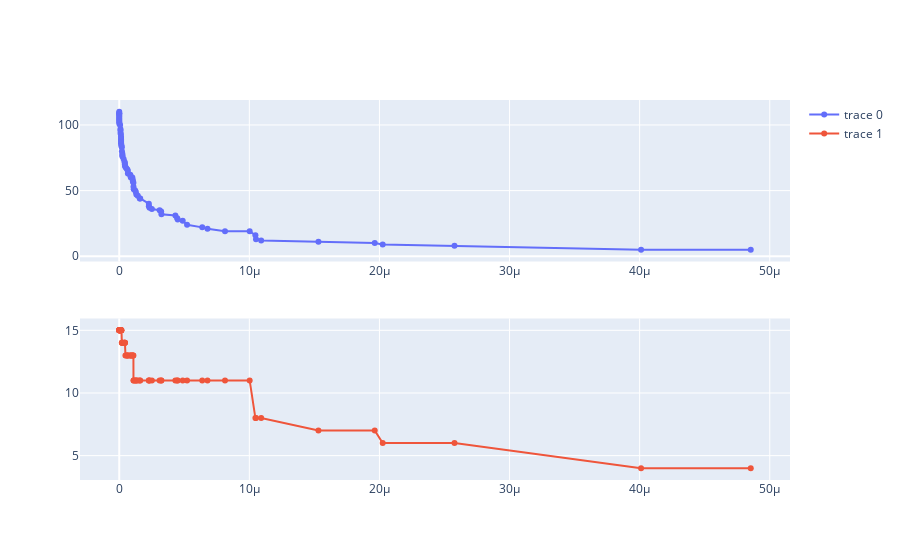

This figure's notebook cell:
### Code cell
clfs = []
for ccp_alpha in ccp_alphas:
    clf = DecisionTreeRegressor(ccp_alpha=ccp_alpha)
    clf.fit(X_train, y_train)
    clfs.append(clf)
clfs = clfs[:-1]
ccp_alphas = ccp_alphas[:-1]

node_counts = [clf.get_n_leaves() for clf in clfs]
depth = [clf.tree_.max_depth for clf in clfs]
fig = make_subplots(rows=2, cols=1)
fig.add_trace(
    go.Scatter(x=ccp_alphas, y=node_counts, mode='lines+markers'),
    row=1, col=1
)

fig.add_trace(
    go.Scatter(x=ccp_alphas, y=depth, mode='lines+markers'),
    row=2, col=1
)
